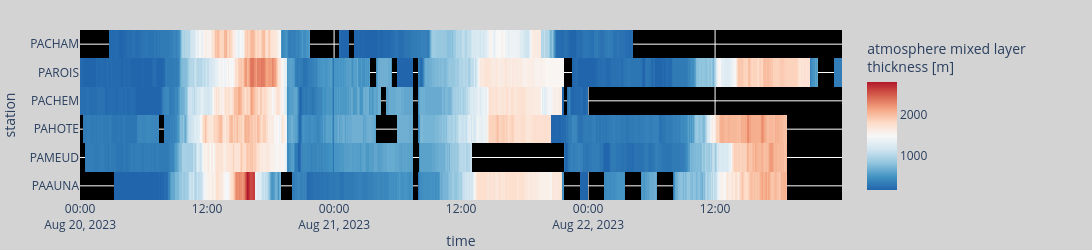

The notebook cell this image was saved under:
### Code cell
fig = plot_da(plot_ds["MLH"], range_color=None)
fig.update_layout(margin_l=80, margin_r=250, height=250).show()

### Figure 1 — Plotly figure (JSON) as saved in the notebook; plotly's stock layout.template omitted (floating-point values rounded to 4 significant figures; data arrays with more than 128 entries replaced by an {"elided": "..."} marker saying what was removed)
{"data": [{"coloraxis": "coloraxis", "hovertemplate": "time: %{x}<br>station: %{y}<br>atmosphere mixed layer<br>thickness [m]: %{z}<extra></extra>", "name": "0", "type": "heatmap", "x": {"elided": "4320 str values"}, "xaxis": "x", "y": ["PAAUNA", "PAMEUD", "PAHOTE", "PACHEM", "PAROIS", "PACHAM"], "yaxis": "y", "z": {"elided": "6x4320 float values"}}], "layout": {"coloraxis": {"colorbar": {"title": {"text": "atmosphere mixed layer<br>thickness [m]"}}, "colorscale": [[0, "rgb(33,102,172)"], [0.125, "rgb(67,147,195)"], [0.25, "rgb(146,197,222)"], [0.375, "rgb(209,229,240)"], [0.5, "rgb(247,247,247)"], [0.625, "rgb(253,219,199)"], [0.75, "rgb(244,165,130)"], [0.875, "rgb(214,96,77)"], [1, "rgb(178,24,43)"]]}, "height": 250, "margin": {"autoexpand": false, "b": 50, "l": 80, "r": 250, "t": 30}, "paper_bgcolor": "lightgray", "plot_bgcolor": "black", "width": 1100, "xaxis": {"anchor": "y", "domain": [0, 1], "title": {"text": "time"}}, "yaxis": {"anchor": "x", "autorange": true, "domain": [0, 1], "title": {"text": "station"}}}}
